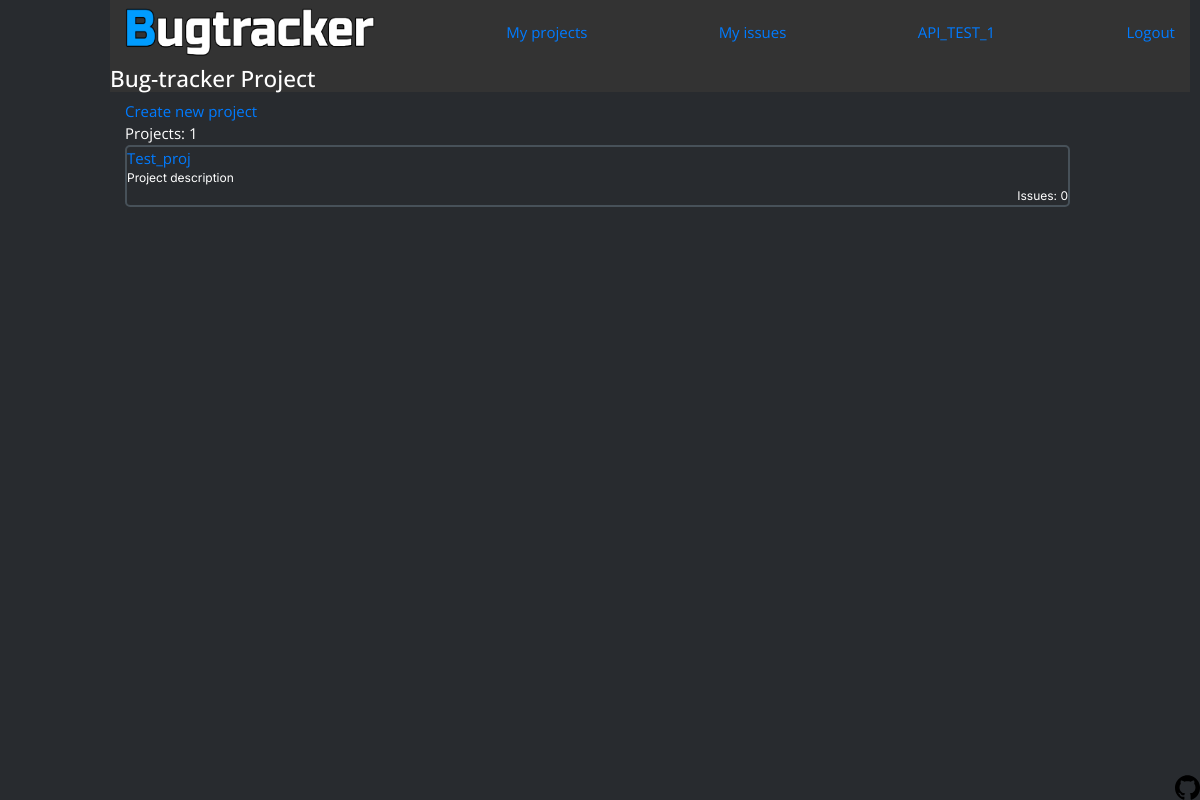
/profile/1/projects (signed in), run on the app's committed database.
### data/models.py (models this page shows, shortened)
class User(SqlAlchemyBase, UserMixin, SerializerMixin):
    __tablename__ = 'users'
    id = sqlalchemy.Column(sqlalchemy.Integer,
                           primary_key=True, autoincrement=True)
    username = sqlalchemy.Column(sqlalchemy.String, nullable=False, unique=True)
    hashed_password = sqlalchemy.Column(sqlalchemy.String, nullable=True)
    reg_ip = sqlalchemy.Column(sqlalchemy.String, nullable=True)
    last_ip = sqlalchemy.Column(sqlalchemy.String, nullable=True)
    created_date = sqlalchemy.Column(sqlalchemy.DateTime,
                                     default=datetime.datetime.now)
    role = sqlalchemy.Column(sqlalchemy.String, default='User')
    API_KEY = sqlalchemy.Column(sqlalchemy.String(24))
    issues = orm.relation('Issue',
                          secondary=association_table_user_to_issue,
                          backref='assignees')
    projects = orm.relation('Project',
                            secondary=association_table_user_to_project,
                            backref='members')

class Project(SqlAlchemyBase, SerializerMixin):
    __tablename__ = 'projects'
    id = sqlalchemy.Column(sqlalchemy.Integer,
                           primary_key=True, autoincrement=True)
    project_name = sqlalchemy.Column(sqlalchemy.String, nullable=False, unique=True)
    created_date = sqlalchemy.Column(sqlalchemy.DateTime,
                                     default=datetime.datetime.now)
    description = sqlalchemy.Column(sqlalchemy.String(256))
    short_project_tag = sqlalchemy.Column(sqlalchemy.String, unique=True)
    issues = orm.relation('Issue', secondary=association_table_project_to_issue, backref='project')

### main_app.py (the view)
@app.route('/profile/<user_id>/projects')
@login_required
def profile_projects(user_id):
    session = db_session.create_session()
    user = session.query(User).filter(User.id == user_id).first()
    if user is None:
        logger.info(f'User with id={user_id} doesnt exist')
        abort(404)
    title = f"{user.username}'s projects"
    return render_template('user_projects.html', title=title, user=user)

### data/db_session.py (called while the page is built)
def create_session() -> Session:
    global __factory
    return __factory()

### main_app.py (called while the page is built)
@login_manager.user_loader
def load_user(user_id):
    session = db_session.create_session()
    loaded_user = session.query(User).get(user_id)
    logger.debug(f'User {loaded_user.username} loaded ')
    session.close()
    return loaded_user

### templates/user_projects.html
{% extends "base.html" %}
{% block content %}
<div class="project-block">
  <a href="/project/new"> Create new project</a>
  <div class=total-projects"> Projects: {{ user.projects|length }} </div>
    {% for project in user.projects %}
      <div class="project-element">
        <a href="/projects/{{ project.id }}"> {{ project.project_name }}</a>
        <div class="project-desc">{{ project.description }}</div>
        <div class="project-desc" align="right">Issues: {{ project.issues|length }}</div>
      </div>
    {% endfor %}
{% endblock %}

### templates/base.html (shortened to what this page needs)
<!doctype html>
<html lang="en">
<head>
    <link rel="stylesheet"
          href="https://stackpath.bootstrapcdn.com/bootstrap/4.4.1/css/bootstrap.min.css"
>
    <link rel="stylesheet" href="{{ url_for('static', filename='css/my_css.css') }}">
</head>
<body class="my-body">
<header>
    <nav class="navbar navbar-custom">
      <div>
        <a href="/index">
        <img src="{{ url_for('static', filename='img/logo3.png') }}" width="250" height="50" alt="Bugtracker logo">
        </a>
      </div>
      {% if current_user.is_authenticated %}
        <a class="navbar-link" href='/profile/{{ current_user.id }}/projects'>My projects</a>
        <a class="navbar-link" href='/profile/{{ current_user.id }}/issues'>My issues</a>
        <a class="navbar-link" href="/profile/{{ current_user.id }}">{{ current_user.username }}</a>
        <a class="navbar-link" href="/logout">Logout</a>
      {% endif %}
    </nav>
    <h4 class="my-header">Bug-tracker Project</h4>
</header>
<main role="main" class="container">
    {% block content %}{% endblock %}
</main>
<footer>
    <a href="https://github.com/SadnessPWNZ/Bugtracker-Project">
      <div class="open-source-badge" style="align:right;position:absolute;bottom:0;right:0%;"><img src="{{ url_for('static', filename='img/github_logo.svg') }}"alt="Open source" width=25 height=25></div>
    </a>
</body>
</html>

### static/css/my_css.css (style rules this page uses)
* { font-family: 'Open Sans', sans-serif; font-size: 15px; }
.navbar { background-color: #333333; margin-left: 0px; }
.my-header { color: white; background-color: #333333; }
.my-body { color: white; background-color: #282B2F; margin-left: 100px; padding: 0px 10px; }
.project-element, .project-member, .issue-element { display: flex; flex-direction: column; width: 90%; border-style: solid; border-width: 2px; border-radius: 5px; border-color: #475159; margin-bottom: 20px; }
.project-desc { font-size: 12px; font-family: 'Inter', sans-serif; }

### data on the page
User: username "API_TEST_1"
Project: project_name "Test_proj", description "Project description", issues|length "0"

### other printed values
{{ user.projects|length }} "1"
